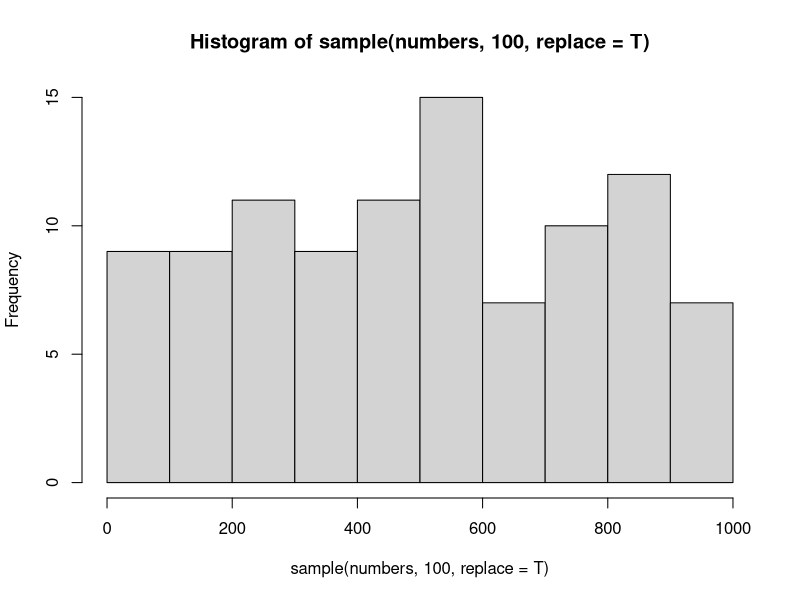

The R script that drew this image:
## ---- chunk 1
a=5
b=4
c=a+b
print(paste0(c))

## ---- chunk 2
#| eval: true
numbers <- 1:1000

# This will print the first 10 elements of the vector numbers
numbers[1:10]

# This will plot a histogram of 100 random elements of the vector numbers
hist(sample(numbers, 100, replace = T))
